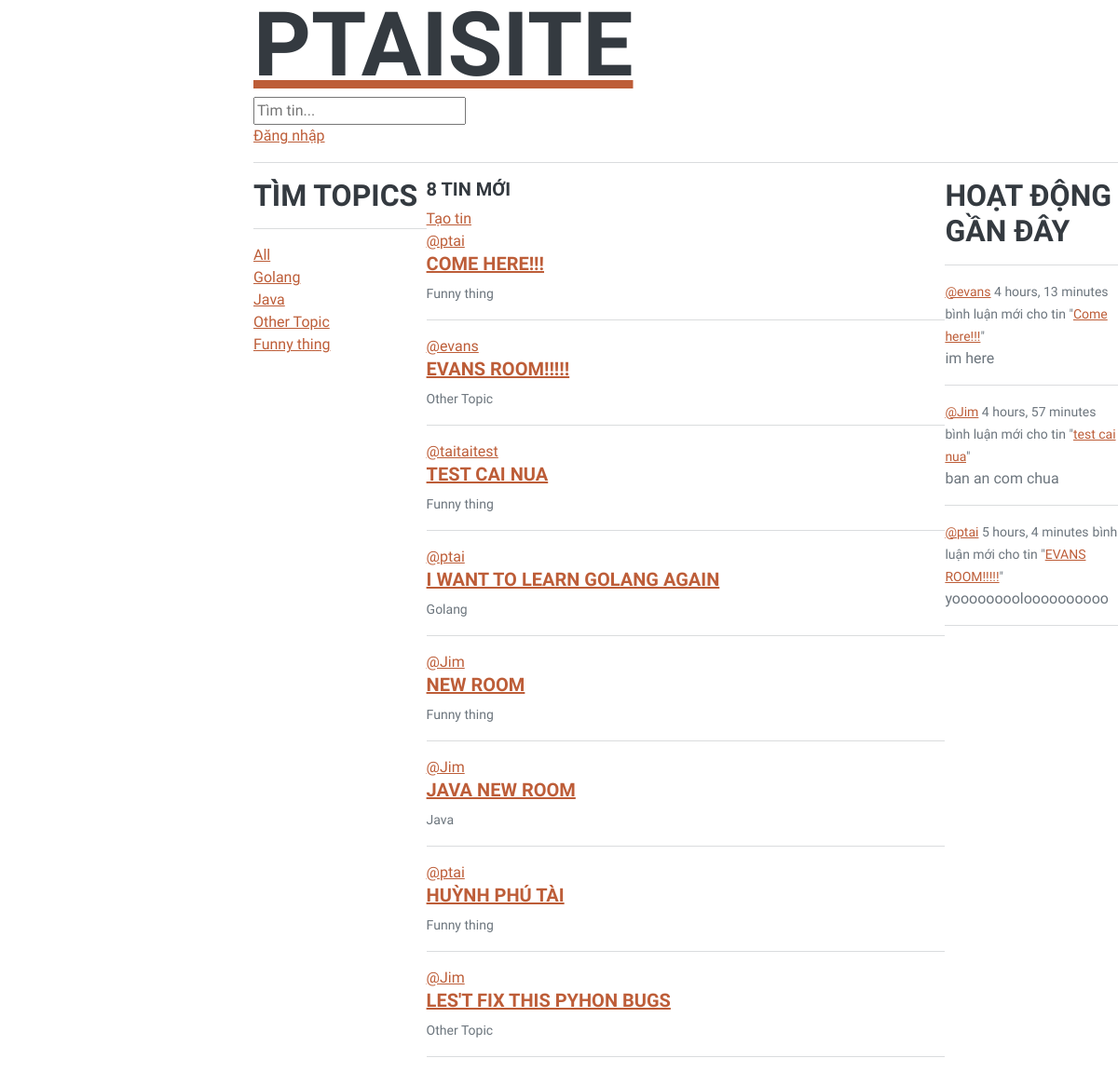
The app's page /, older data.
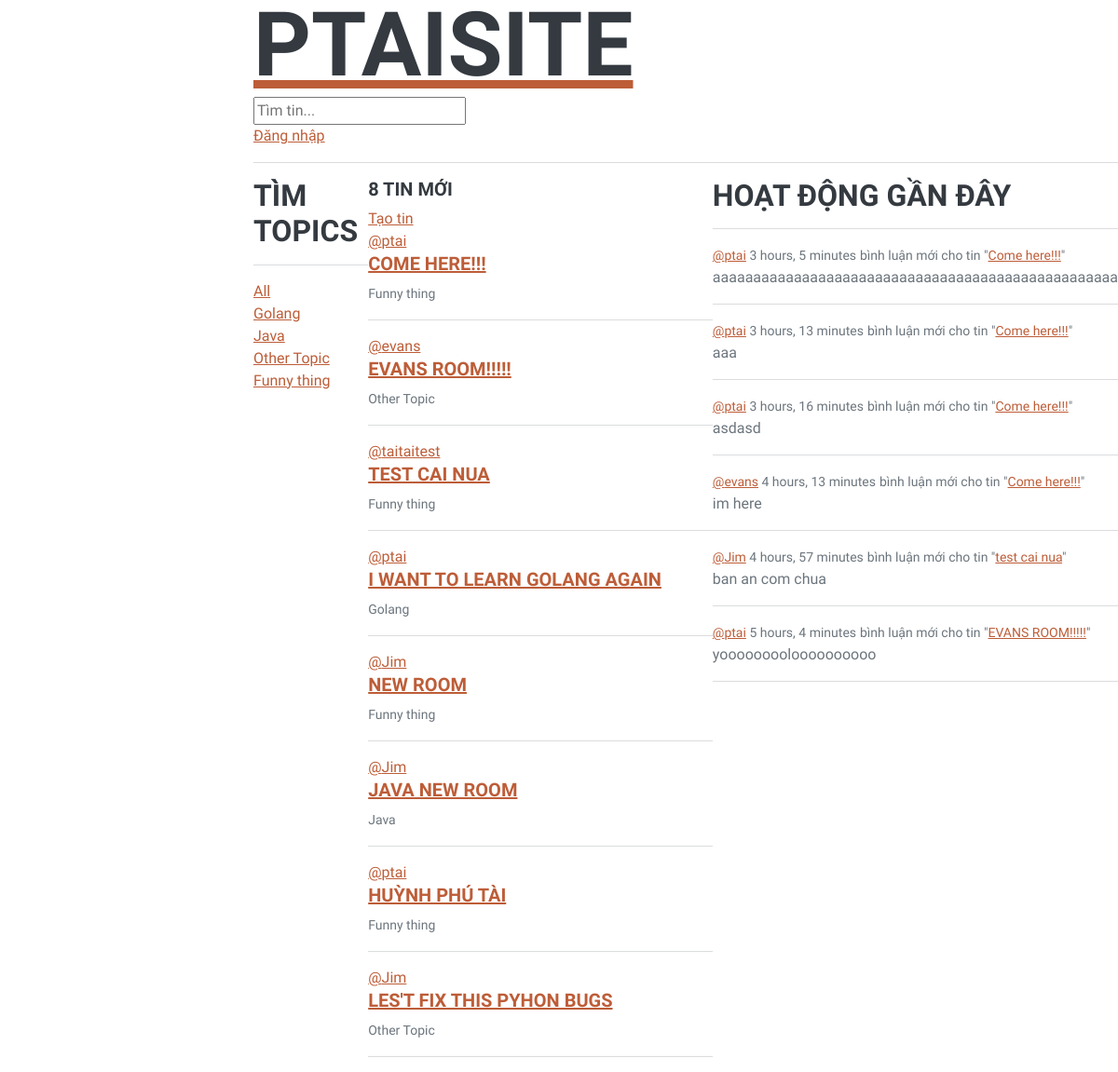
The same page, newer data.
### base/models.py (models this page shows, shortened)
class Topic(models.Model):
   name = models.CharField(max_length=200)

class Room (models.Model):
    name = models.CharField(max_length=200)
    host = models.ForeignKey(User, on_delete=models.SET_NULL, null=True)
    topic = models.ForeignKey(Topic, on_delete=models.SET_NULL, null=True)
    description = models.TextField(null=True, blank=True)
    updated = models.DateTimeField(auto_now = True)
    created = models.DateTimeField(auto_now_add=True)
    paticipants = models.ManyToManyField(User, related_name='paticipants', blank=True)
    class Meta:
        ordering = ['-updated', '-created']
    def __str__(self):
        return self.name

class Message(models.Model):
    user = models.ForeignKey(User, on_delete=models.CASCADE)
    room = models.ForeignKey(Room, on_delete=models.CASCADE)
    body = models.TextField()
    updated = models.DateTimeField(auto_now = True)
    created = models.DateTimeField(auto_now_add=True)
    def __str__(self):
        return self.body[0:50]

### base/views.py (the view)
# urls.py: path('', views.home, name="home"),
def home(request):
    q = request.GET.get('q') if request.GET.get('q') != None else ''
    rooms = Room.objects.filter(
        Q(topic__name__icontains=q) |
        Q(name__icontains=q) |
        Q(description__icontains=q)
    )
    topics = Topic.objects.all()
    room_count = rooms.count()
    room_messages = Message.objects.filter(Q(room__topic__name__icontains = q)).order_by('-created')
    context = {'rooms': rooms, 'topics': topics, 'room_count': room_count, 'room_messages': room_messages}
    return render(request, 'base/home.html', context)

### base/templates/base/home.html (shortened to what this page needs)
{% extends 'main.html'%}
{% block content %}
<div class="home-container">
    <div>
        {% include 'base/topics_component.html'%}
    </div>
    <div>
        <div>
            <h5>{{room_count}} tin mới</h5>
        </div>
        <a href="{% url 'create-room' %}"> Tạo tin </a>
        {%include 'base/feed_component.html'%}
    </div>
    <div>
        {% include 'base/activities_component.html'%}
    </div>
</div>
{% endblock content %}

### base/templates/base/topics_component.html
{% block content %}
<h3>Tìm Topics</h3>
        <hr>
        <div>
            <a href="{% url 'home' %}">All</a>
        </div>
        {% for topic in topics %}
        <div>
            <a href="{% url 'home' %}?q={{topic.name}}">{{ topic.name }}</a>
        </div>
        {% endfor %}
{% endblock content %}

### base/templates/base/feed_component.html (shortened to what this page needs)
{% block content %}
{% for room in rooms %}
            <div>
                <a href="{% url 'user-profile' room.host.id %}">@{{room.host.username}}</a>
                <h5><a href="{% url 'room' room.id %}">{{room.name}}</a> </h5>
                <small>{{room.topic.name}}</small>
                <hr>
            </div>
        {% endfor %}
{% endblock content %}

### base/templates/base/activities_component.html (shortened to what this page needs)
{% block content %}
<h3>Hoạt động gần đây</h3>
        <hr>
        {% for message in room_messages %}
            <div>
                <small><a href="{% url 'user-profile' message.user.id%}">@{{message.user}}</a> {{message.created|timesince}}</small>
                <small> bình luận mới cho tin "<a href="{% url 'room' message.room.id %}">{{message.room}}</a>"</small>
                <p>{{message}}</p>
                <hr>
            </div>
        {% endfor %}
{% endblock content %}

Row changes from the older to the newer data that the page shows:
added Message: user "ptai", created "3 hours, 5 minutes", room "Come here!!!", body "aaaaaaaaaaaaaaaaaaaaaaaaaaaaaaaaaaaaaaaaaaaaaaaaaa"
added Message: user "ptai", created "3 hours, 13 minutes", room "Come here!!!", body "aaa"
added Message: user "ptai", created "3 hours, 16 minutes", room "Come here!!!", body "asdasd"
